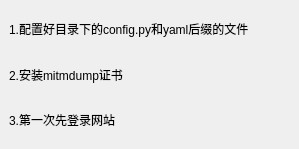
             <widget class="QWidget" name="tab_tutorial">
              <attribute name="icon">
               <iconset>
                <normaloff>使用说明.svg</normaloff>使用说明.svg</iconset>
              </attribute>
              <attribute name="title">
               <string>使用说明</string>
              </attribute>
              <widget class="QWidget" name="verticalLayoutWidget">
               <property name="geometry">
                <rect>
                 <x>9</x>
                 <y>9</y>
                 <width>281</width>
                 <height>131</height>
                </rect>
               </property>
               <layout class="QVBoxLayout" name="verticalLayout_2">
                <item>
                 <widget class="QLabel" name="label_10">
                  <property name="text">
                   <string>1.配置好目录下的config.py和yaml后缀的文件</string>
                  </property>
                 </widget>
                </item>
                <item>
                 <widget class="QLabel" name="label_8">
                  <property name="text">
                   <string>2.安装mitmdump证书</string>
                  </property>
                 </widget>
                </item>
                <item>
                 <widget class="QLabel" name="label_9">
                  <property name="text">
                   <string>3.第一次先登录网站</string>
                  </property>
                 </widget>
                </item>
               </layout>
              </widget>
             </widget>
